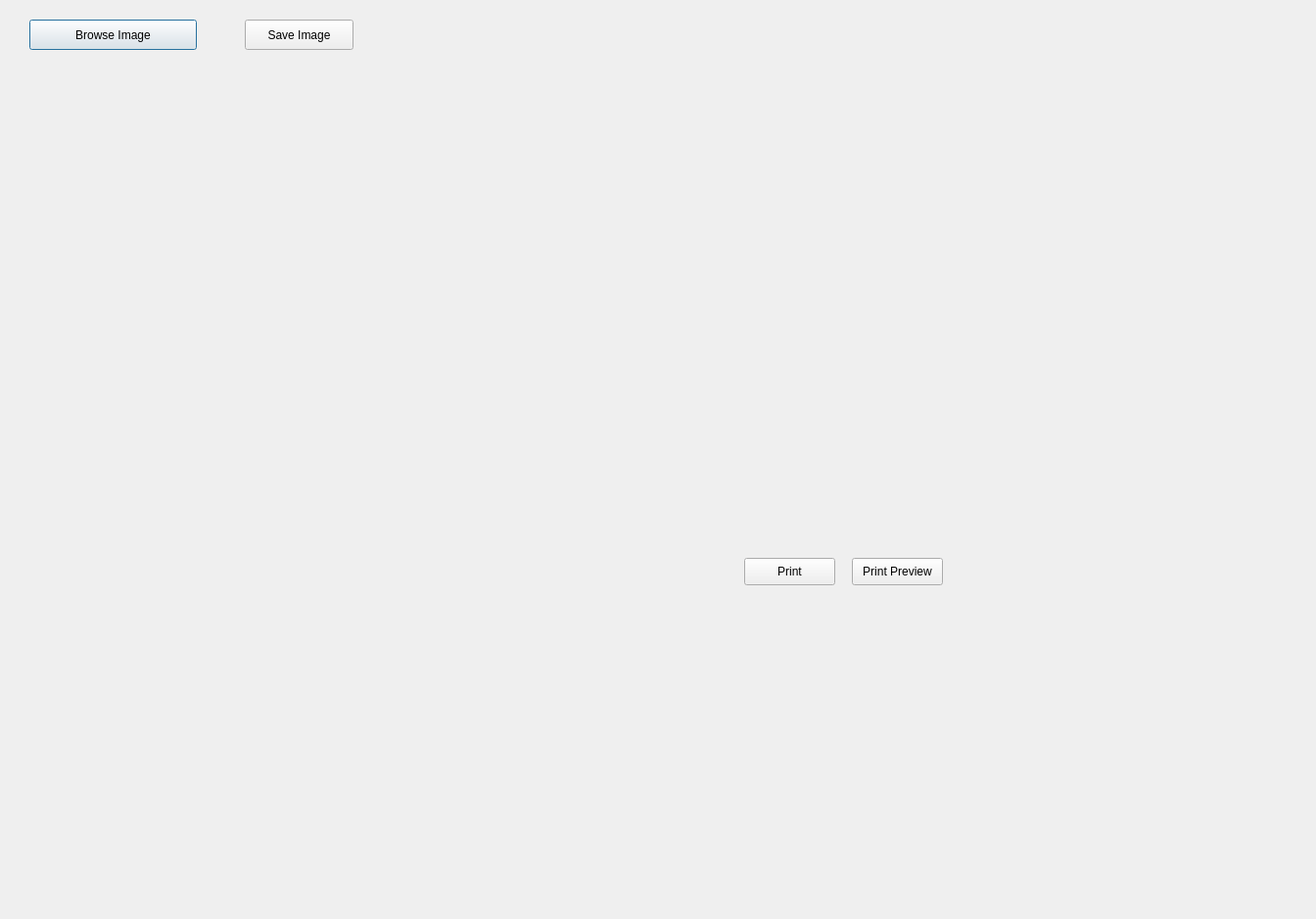
<?xml version="1.0" encoding="UTF-8"?>
<ui version="4.0">
 <class>Dialog</class>
 <widget class="QDialog" name="Dialog">
  <property name="geometry">
   <rect>
    <x>0</x>
    <y>0</y>
    <width>1344</width>
    <height>939</height>
   </rect>
  </property>
  <property name="windowTitle">
   <string>Dialog</string>
  </property>
  <widget class="QPushButton" name="browse">
   <property name="geometry">
    <rect>
     <x>30</x>
     <y>20</y>
     <width>171</width>
     <height>31</height>
    </rect>
   </property>
   <property name="text">
    <string>Browse Image</string>
   </property>
  </widget>
  <widget class="QLabel" name="label">
   <property name="geometry">
    <rect>
     <x>20</x>
     <y>110</y>
     <width>341</width>
     <height>141</height>
    </rect>
   </property>
   <property name="text">
    <string/>
   </property>
   <property name="scaledContents">
    <bool>true</bool>
   </property>
  </widget>
  <widget class="QPushButton" name="saveimg">
   <property name="geometry">
    <rect>
     <x>250</x>
     <y>20</y>
     <width>111</width>
     <height>31</height>
    </rect>
   </property>
   <property name="text">
    <string>Save Image</string>
   </property>
  </widget>
  <widget class="QPushButton" name="print">
   <property name="geometry">
    <rect>
     <x>760</x>
     <y>570</y>
     <width>93</width>
     <height>28</height>
    </rect>
   </property>
   <property name="text">
    <string>Print</string>
   </property>
  </widget>
  <widget class="QPushButton" name="printPreview">
   <property name="geometry">
    <rect>
     <x>870</x>
     <y>570</y>
     <width>93</width>
     <height>28</height>
    </rect>
   </property>
   <property name="text">
    <string>Print Preview</string>
   </property>
  </widget>
  <widget class="QTextEdit" name="textEdit">
   <property name="enabled">
    <bool>true</bool>
   </property>
   <property name="geometry">
    <rect>
     <x>600</x>
     <y>70</y>
     <width>261</width>
     <height>111</height>
    </rect>
   </property>
   <property name="styleSheet">
    <string notr="true">background-color: transparent;
padding:10px;
</string>
   </property>
  </widget>
 </widget>
 <resources/>
 <connections/>
</ui>
